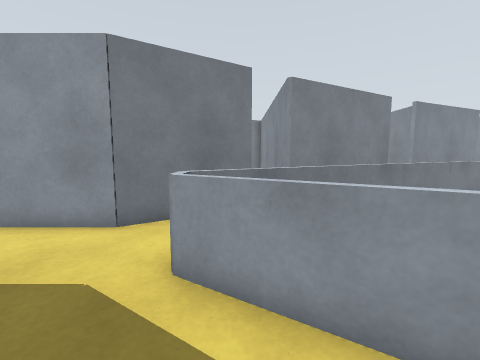
view 1 (above)

23 first-person views from a walk through a world built for the Gazebo simulator. The camera is 0.94 m above the floor, tilts 6° down and sees 90° across. The floor is counted in squares, 0.5 m on a side. Each view is taken from the middle of a square. On the plan, view 1 faces up. The plan holds only what a view shows up to about 15 squares ahead; the rest is blank. The place goes on beyond the plan.

view 2
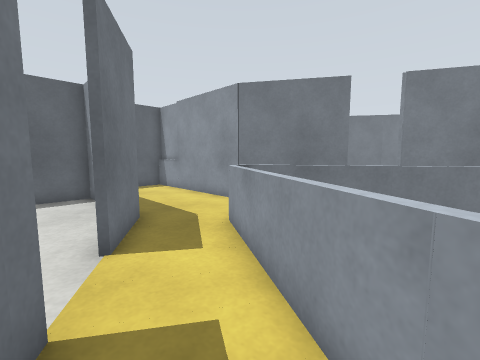

view 3
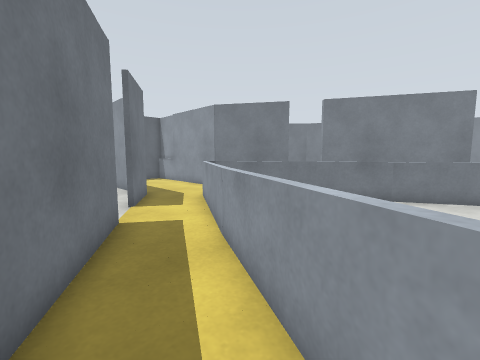

view 4
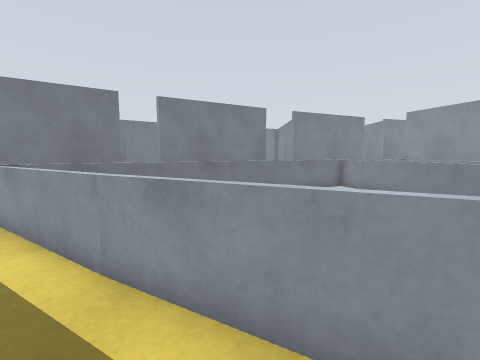

view 5
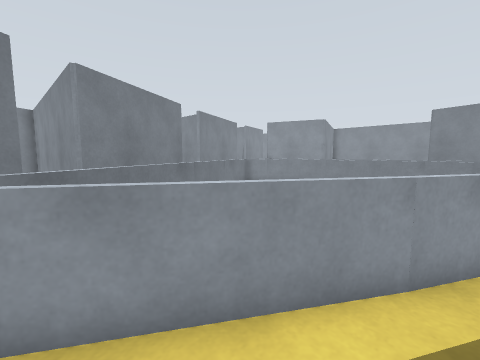

view 6
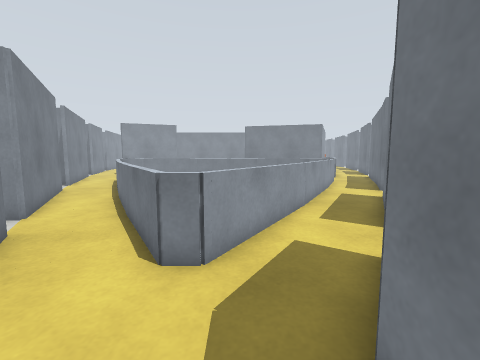

view 7
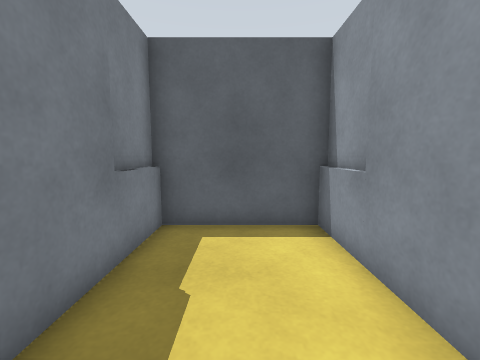

view 8
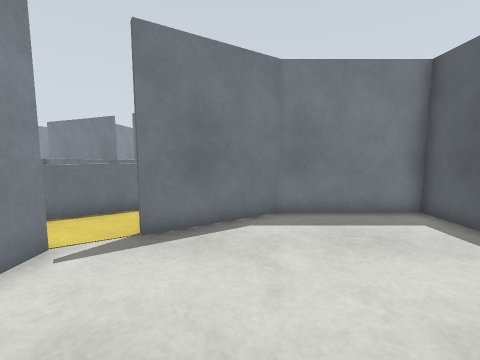

view 9
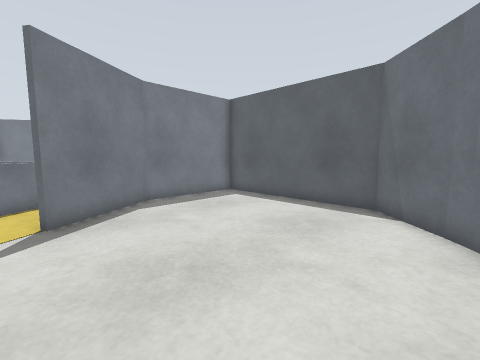

view 10
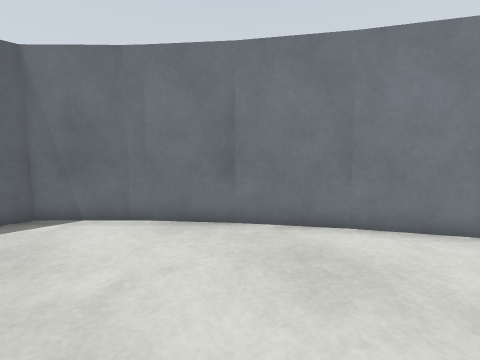

view 11
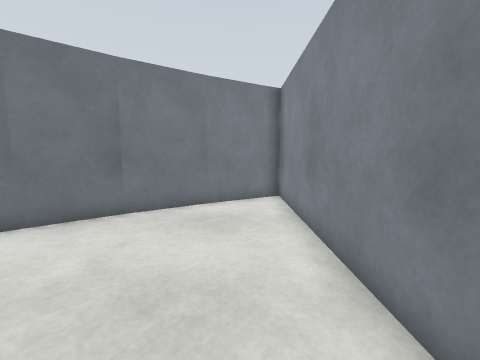

view 12
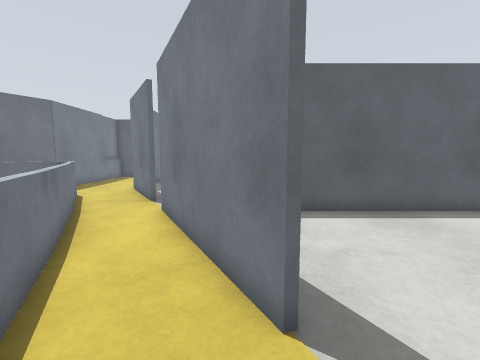

view 13
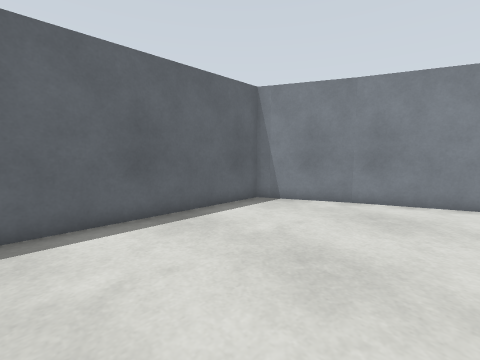

view 14
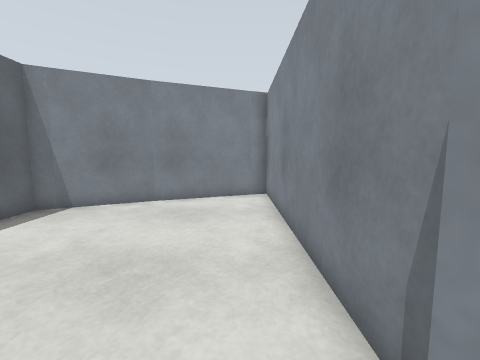

view 15
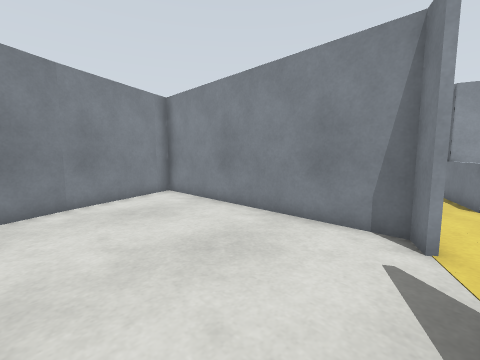

view 16
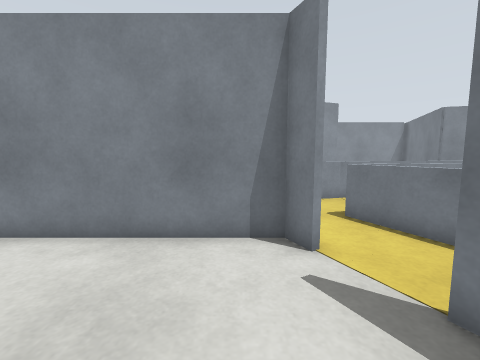

view 17
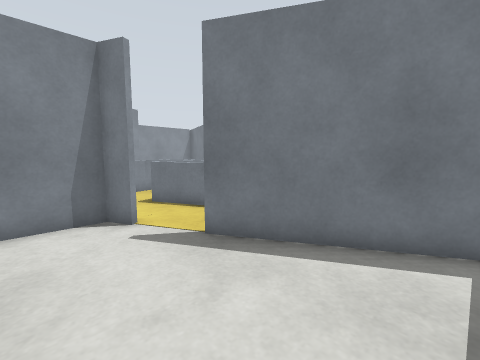

view 18
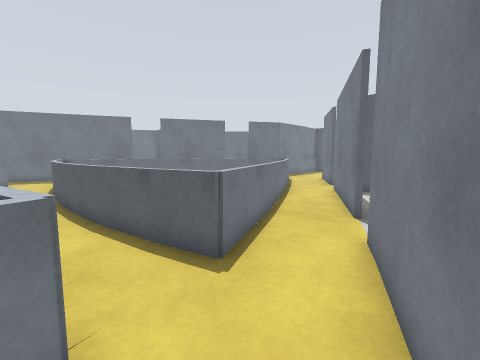

view 19
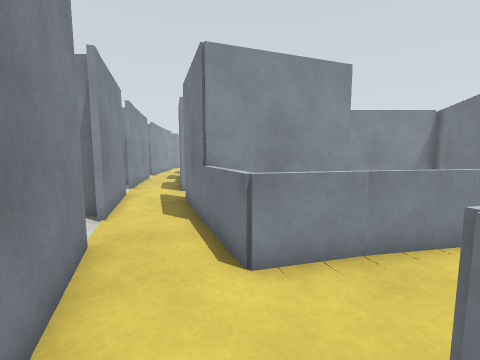

view 20
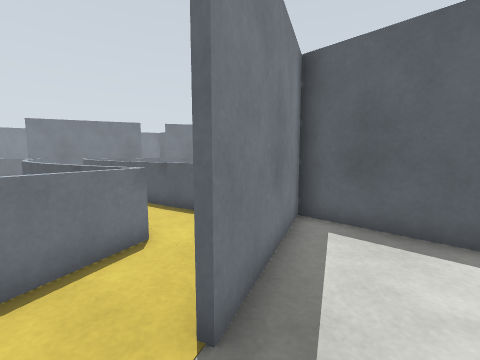

view 21
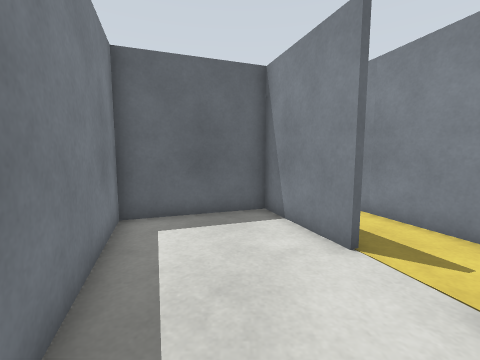

view 22
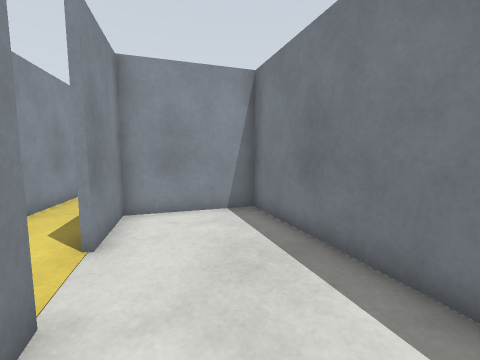

view 23
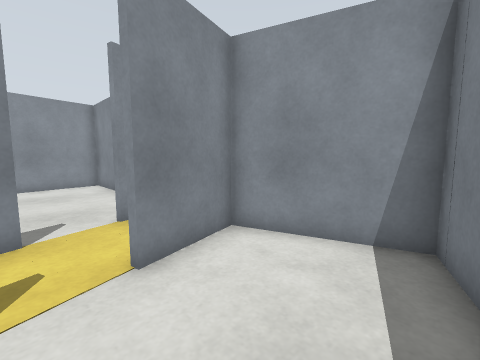

### Floor plan
Key: @ floor where view 1 was taken; # wall or solid block; . floor; = window, fence, low wall or low ledge; B grey box; P grey post; O other object.
Columns run from 10 left of view 1 to 30 right of it. Each row starts with its distance up from view 1.
 29                                    B
 28                                 BBBB#
 27                                  ...#
 26                                  ...#
 25                     B           ....
 24                   #B#           ....
 23                   ..#           ....
 22              B  ....#           ....
 21            BBB......#           ....
 20            B#.......#           ....#####
 19         B ..#.......#           ..BBB..
 18        B....#.......# .... .#BBBB.....
 17      BB.....#.......# ......BB.....B
 16     BB......#.......# ..##........BB##
 15     B.......#.......#####....BBB.....#
 14     ........#.......B##....BBB.......#
 13   #.........#............BB #........##
 12   #.........#...###...B..B  #......####
 11   #.........#.###...BBBB.B  ##..####
 10   #.........###...BBB  B.BB  ####
  9   #.............BBB    B..B
  8   #......BB...BBB..    B. B
  7 BB#....BBB...BB  ..    B. B
  6 BB#####B...BB          B. O
  5 #........BBB           B. O
  4 #.......PB             B. O
  3 #........===           B  O
  2 BB#####B...==.         B  O   #  #
  1   #....BBB...==        B  O   #  ###
  0   #......B@...===      B  O   #    ##
 -1         ...B#...===    O. O
 -2             ###...=OO  O.OO
 -3               ##....OO

Where each view was taken, in squares from view 1:
view 1: 0 up, 0 right, facing up
view 2: 1 down, 4 right, facing up-left
view 3: 3 down, 8 right, facing up-left
view 4: 3 down, 6 right, facing up
view 5: 0 up, 0 right, facing up-right
view 6: 3 up, 5 left, facing right
view 7: 4 up, 4 left, facing left
view 8: 14 up, 2 left, facing down
view 9: 16 up, 1 right, facing down-left
view 10: 13 up, 1 right, facing up-left
view 11: 10 up, 0 right, facing up
view 12: 12 up, 10 right, facing left
view 13: 13 up, 9 right, facing up-left
view 14: 13 up, 9 right, facing up
view 15: 13 up, 4 right, facing up-right
view 16: 15 up, 5 right, facing right
view 17: 16 up, 3 right, facing down-right
view 18: 15 up, 15 right, facing down-left
view 19: 13 up, 11 right, facing right
view 20: 18 up, 17 right, facing down-left
view 21: 13 up, 26 right, facing left
view 22: 13 up, 19 right, facing right
view 23: 12 up, 22 right, facing up-right
